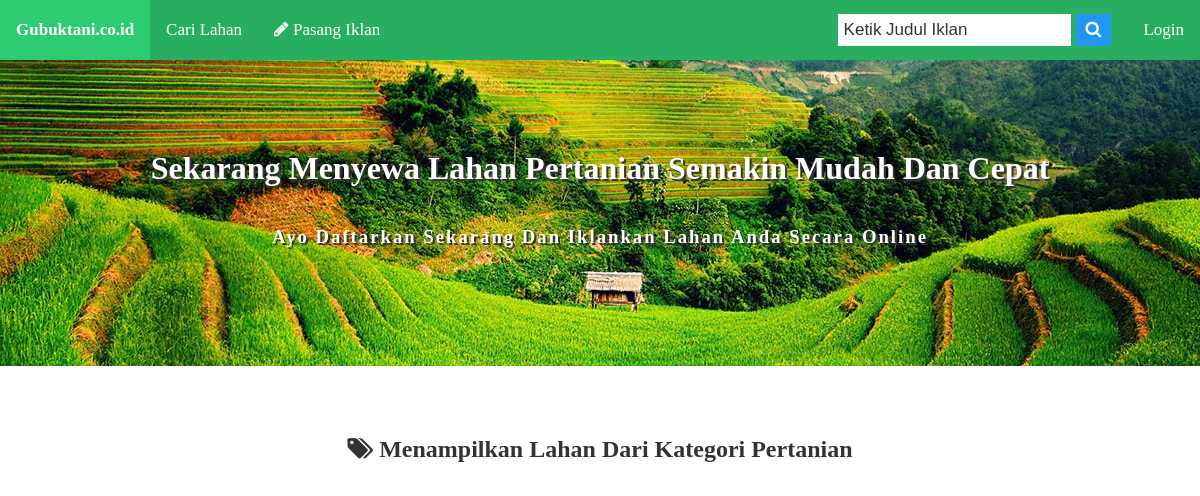
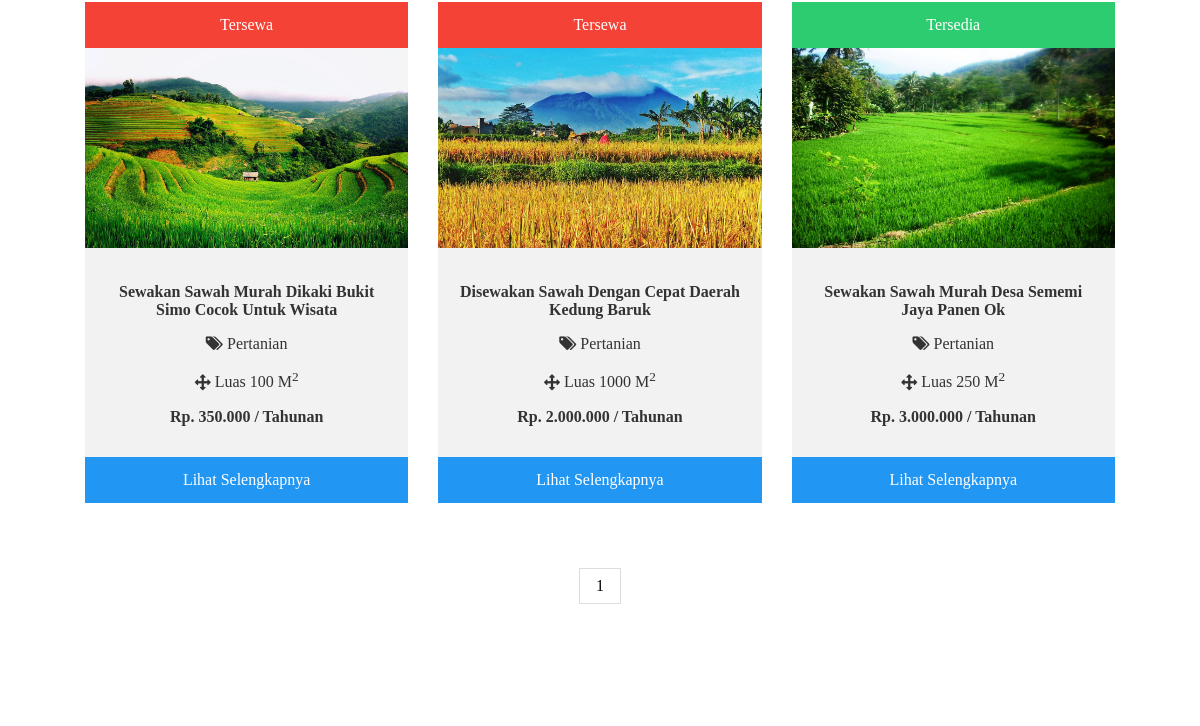
Page /ui/fieldCat.php?id_kategori=12 (upper part) on the earlier database version (2 pictures, top to bottom).
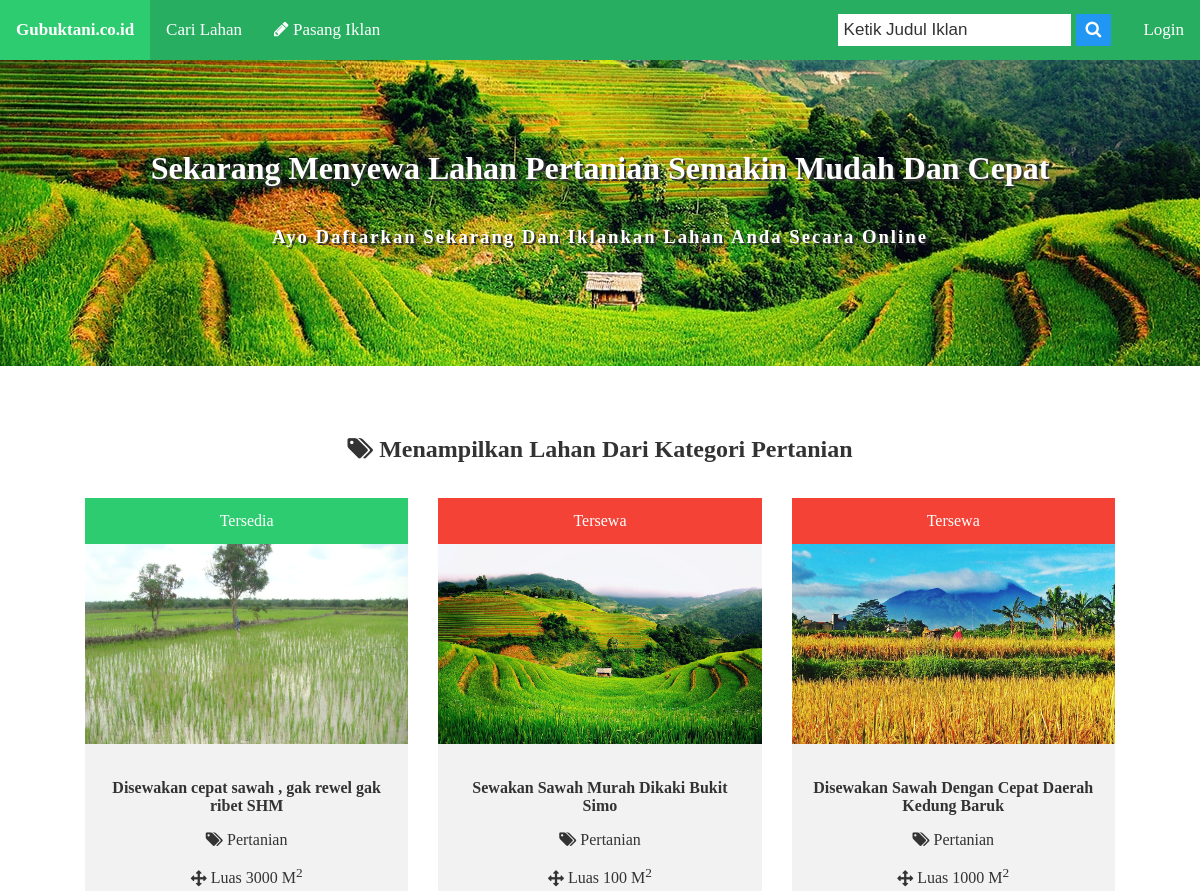
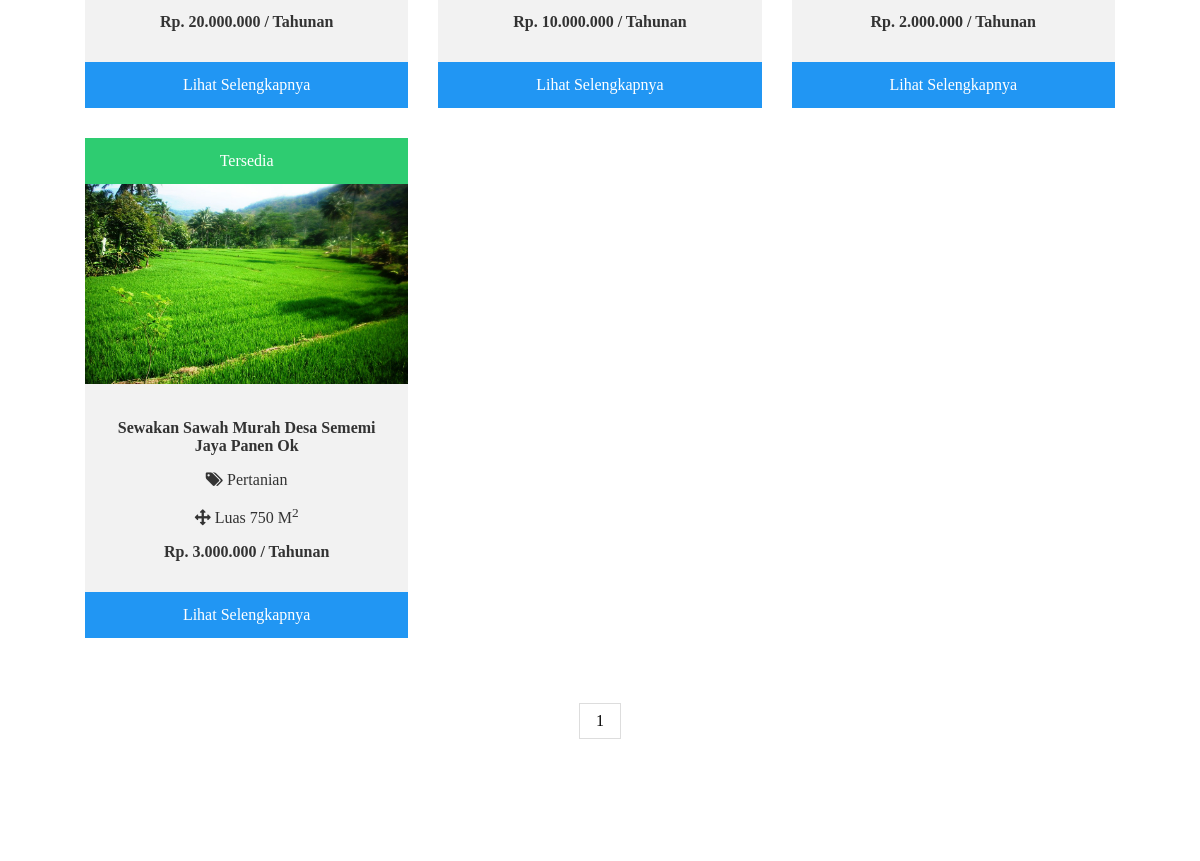
Same page on the later database version (2 pictures, top to bottom).
### tables this page shows
CREATE TABLE `tb_lahan` (
  `id_lahan` int(11) NOT NULL,
  `id_user` int(11) NOT NULL,
  `id_kategori` int(11) NOT NULL,
  `judul` varchar(100) NOT NULL,
  `alamat_lahan` varchar(100) NOT NULL,
  `luas` varchar(7) NOT NULL,
  `sertifikasi` varchar(60) NOT NULL,
  `deskripsi` text NOT NULL,
  `harga` int(11) NOT NULL,
  `kurun_sewa` varchar(10) NOT NULL,
  `status` varchar(20) NOT NULL,
  `kondisi` varchar(10) NOT NULL,
  `fasilitas_irigasi` varchar(60) NOT NULL,
  `fasilitas_tanah` varchar(60) NOT NULL,
  `fasilitas_jalan` varchar(60) NOT NULL,
  `fasilitas_pemandangan` varchar(60) NOT NULL,
  `foto_lahan` varchar(255) NOT NULL,
  `fieldCreate_at` varchar(100) DEFAULT NULL,
  `fieldUpdate_at` varchar(100) DEFAULT NULL
);

CREATE TABLE `tb_kategori` (
  `id_kategori` int(11) NOT NULL,
  `kategori` varchar(20) NOT NULL,
  `create_at` varchar(100) DEFAULT NULL,
  `update_at` varchar(100) DEFAULT NULL
);

### ui/fieldCat.php (the view, shortened to what this page needs)
<?php
    require_once "db.php";
    require_once "User.php";
    if (isset($_GET['id_kategori'])) {
      $id = $_GET['id_kategori'];
      $catSql = "SELECT * FROM tb_kategori WHERE id_kategori=$id";
      $catQuery = $db->prepare($catSql);
      $catQuery->execute();
      $catData = $catQuery->fetch();
    }
 ?>
<!DOCTYPE html>
<html>
<head>
  <link rel="stylesheet" type="text/css" href="css/style.css">
  <link rel="stylesheet" type="text/css" href="css/font-awesome.min.css">
</head>
<body>
<?php include "template/header.php"; ?>
<div class="header">
  <h1>Sekarang Menyewa Lahan Pertanian Semakin Mudah Dan Cepat</h1>
  <h3>Ayo Daftarkan Sekarang Dan Iklankan Lahan Anda Secara Online</h3>
</div>
<div class="content contentField">
    <div class="view-data">
    <h2><i class="fa fa-tags"></i>&nbsp;Menampilkan Lahan Dari Kategori <?php echo $catData['kategori']; ?></h2>
    <?php
        if (isset($_GET['cari'])){
            $cari = $_GET['cari'];
            $sql = "SELECT * FROM tb_lahan INNER JOIN tb_kategori ON tb_lahan.id_kategori=tb_kategori.id_kategori WHERE status = 'Terverifikasi' AND judul LIKE '%".$cari."%'";
            $query = $db->prepare($sql);
            $query->execute();
            $data = $query->fetchAll();
        }else{
          $limit = 9;
          $sql = "SELECT * FROM tb_lahan INNER JOIN tb_kategori ON tb_lahan.id_kategori=tb_kategori.id_kategori WHERE status = 'Terverifikasi' ORDER BY fieldCreate_at ASC";
          $query = $db->prepare($sql);
          $query->execute();
          $total_result = $query->rowCount();
          $total_pages = ceil($total_result/$limit);
          if(!isset($_GET['page']))
          {
            $page = 1;
          }
          else
          {
            $page = $_GET['page'];
          }
          $starting_limit = ($page-1)*$limit;
          $show = "SELECT * FROM tb_lahan INNER JOIN tb_kategori ON (tb_lahan.id_kategori=tb_kategori.id_kategori) WHERE status = 'Terverifikasi' ORDER BY fieldCreate_at ASC LIMIT $starting_limit , $limit";
          $showquery = $db->prepare($show);
          $showquery->execute();
          $data = $showquery->fetchAll();
        }
          foreach($data as $field):
          if($field['id_kategori'] == $id):
      ?>
    <div class="responsive">
      <div class="img">
        <a class="btn <?php if($field['kondisi'] == "Tersedia"){echo "statsChange";}else{echo "statsChange2";}?>" style="width: 100%;"><?php echo $field['kondisi'] ?></a>
          <img src="images/<?php echo $field['foto_lahan'] ?>" style="min-width: 100%;min-height:200px;max-height: 200px; ">
        <div class="desc">
          <p><strong><?php echo $field['judul']?></strong></p>
          <p><i class="fa fa-tags"></i>&nbsp;<?php echo $field['kategori']; ?></p>
          <p><i class="fa fa-arrows"></i>&nbsp;Luas <?php echo $field['luas']; ?> M<sup>2</sup></p>
          <p><strong>Rp. <?php echo number_format($field['harga'], 0, ',', '.'); ?> / <?php echo $field['kurun_sewa']; ?></strong></p>
        </div>
        <a href="fieldDetail.php?id_lahan=<?php echo $field['id_lahan'] ?>" class="btn info" style="width: 100%;">Lihat Selengkapnya</a>
      </div>
    </div>
    <?php
        endif;
      endforeach;
    ?>
    <div class="clearfix"></div>
    <center>
    <div class="pagination">
    <?php if (isset($_GET['cari'])) {
      echo "";
      }else{
        for($page=1; $page <= $total_pages ; $page++):?>
        <a href="<?php echo "?page=$page" ?>"><?php echo $page; ?></a>
      <?php endfor;
        }
    ?>
    </div>
    </center>
  </div>
</div>
</body>
</html>

Differences in the rows shown:
now on this page (row edited): tb_lahan: kondisi "Tersedia", foto_lahan (picture), judul "Disewakan cepat sawah , gak rewel gak ribet SHM", id_kategori.kategori "Pertanian", luas "3000", harga "20.000.000", kurun_sewa "Tahunan"
changed tb_lahan: judul "Sewakan Sawah Murah Dikaki Bukit Simo Cocok Untuk Wisata" → "Sewakan Sawah Murah Dikaki Bukit Simo"; harga "350.000" → "10.000.000"
changed tb_lahan "Sewakan Sawah Murah Desa Sememi Jaya Panen Ok": luas "250" → "750"
